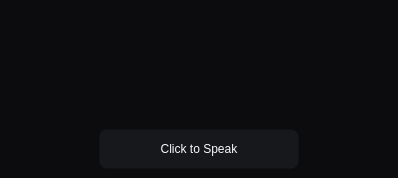
<?xml version="1.0" encoding="UTF-8"?>
<ui version="4.0">
 <class>Form</class>
 <widget class="QWidget" name="Form">
  <property name="geometry">
   <rect>
    <x>0</x>
    <y>0</y>
    <width>398</width>
    <height>178</height>
   </rect>
  </property>
  <property name="windowTitle">
   <string>Form</string>
  </property>
  <property name="styleSheet">
   <string notr="true">* {
	font: 12pt &quot;Cousine Nerd Font&quot;;
}


QWidget {
	background-color: rgb(12, 12, 15);
	background: transparent;
}

QWidget#Form {
	background-color: rgb(12, 12, 15);
}

QWidget#audio_visualizer_widget {
	padding: 4px;
}

QLabel#title_label {
	padding: 4px;
	border-radius: 10px;
	border-bottom-left-radius: 0px;
	border-bottom-right-radius: 0px;
	font-size: 15pt;
	color: rgb(105, 22, 240);
	background-color: qlineargradient(spread:pad, x1:0, y1:0, x2:1, y2:0.848, stop:0.299157 rgba(107, 43, 218, 110), stop:1 rgba(138, 43, 218, 30));
}

/*
QWidget#audio_visualizer_widget {
	background-color: rgb(24, 24, 26);
	border-radius: 10px;
	border: 2px solid rgb(41, 41, 43);
}
*/

QPushButton {
	color: #F8F9FA;
	/*font: 12pt &quot;SF Pro Display&quot;;*/
	border: 1px solid transparent;
	border-radius: 8px;
	background-color: rgb(24, 24, 26);
	background-color: #17181B;
}

QPushButton:hover {
	color: #DADCE0;
	background-color: rgb(41, 41, 43);
	background-color: #202124;
}

QPushButton:pressed {
	color: #80868B;
	background-color: rgb(56, 56, 58);
	background-color: #282A2D;
}</string>
  </property>
  <layout class="QVBoxLayout" name="verticalLayout">
   <property name="spacing">
    <number>5</number>
   </property>
   <property name="leftMargin">
    <number>0</number>
   </property>
   <property name="topMargin">
    <number>0</number>
   </property>
   <property name="rightMargin">
    <number>0</number>
   </property>
   <property name="bottomMargin">
    <number>4</number>
   </property>
   <item>
    <widget class="QWidget" name="audio_visualizer_widget" native="true"/>
   </item>
   <item>
    <widget class="QWidget" name="widget_2" native="true">
     <property name="maximumSize">
      <size>
       <width>16777215</width>
       <height>50</height>
      </size>
     </property>
     <layout class="QHBoxLayout" name="horizontalLayout_2">
      <property name="spacing">
       <number>0</number>
      </property>
      <property name="leftMargin">
       <number>0</number>
      </property>
      <property name="topMargin">
       <number>0</number>
      </property>
      <property name="rightMargin">
       <number>0</number>
      </property>
      <property name="bottomMargin">
       <number>0</number>
      </property>
      <item>
       <widget class="QPushButton" name="record_btn">
        <property name="minimumSize">
         <size>
          <width>0</width>
          <height>40</height>
         </size>
        </property>
        <property name="maximumSize">
         <size>
          <width>200</width>
          <height>16777215</height>
         </size>
        </property>
        <property name="text">
         <string>Click to Speak</string>
        </property>
       </widget>
      </item>
     </layout>
    </widget>
   </item>
  </layout>
 </widget>
 <resources/>
 <connections/>
</ui>
